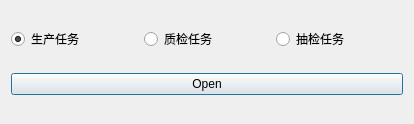
<?xml version="1.0" encoding="UTF-8"?>
<ui version="4.0">
 <class>selectWebProjectTypeDialog</class>
 <widget class="QDialog" name="selectWebProjectTypeDialog">
  <property name="geometry">
   <rect>
    <x>0</x>
    <y>0</y>
    <width>414</width>
    <height>124</height>
   </rect>
  </property>
  <property name="windowTitle">
   <string>选择任务类型</string>
  </property>
  <layout class="QVBoxLayout" name="verticalLayout">
   <item>
    <layout class="QHBoxLayout" name="horizontalLayout_22">
     <item>
      <widget class="RadioButton" name="DrawRb">
       <property name="text">
        <string>生产任务</string>
       </property>
       <property name="checked">
        <bool>true</bool>
       </property>
       <attribute name="buttonGroup">
        <string notr="true">buttonGroup</string>
       </attribute>
      </widget>
     </item>
     <item>
      <widget class="RadioButton" name="ReviewRb">
       <property name="text">
        <string>质检任务</string>
       </property>
       <attribute name="buttonGroup">
        <string notr="true">buttonGroup</string>
       </attribute>
      </widget>
     </item>
     <item>
      <widget class="RadioButton" name="RandomRb">
       <property name="text">
        <string>抽检任务</string>
       </property>
       <attribute name="buttonGroup">
        <string notr="true">buttonGroup</string>
       </attribute>
      </widget>
     </item>
    </layout>
   </item>
   <item>
    <widget class="PrimaryPushButton" name="startPb">
     <property name="text">
      <string>Open</string>
     </property>
    </widget>
   </item>
  </layout>
 </widget>
 <customwidgets>
  <customwidget>
   <class>PushButton</class>
   <extends>QPushButton</extends>
   <header>qfluentwidgets</header>
  </customwidget>
  <customwidget>
   <class>PrimaryPushButton</class>
   <extends>PushButton</extends>
   <header>qfluentwidgets</header>
  </customwidget>
  <customwidget>
   <class>RadioButton</class>
   <extends>QRadioButton</extends>
   <header>qfluentwidgets</header>
  </customwidget>
 </customwidgets>
 <resources/>
 <connections/>
 <buttongroups>
  <buttongroup name="buttonGroup"/>
 </buttongroups>
</ui>
